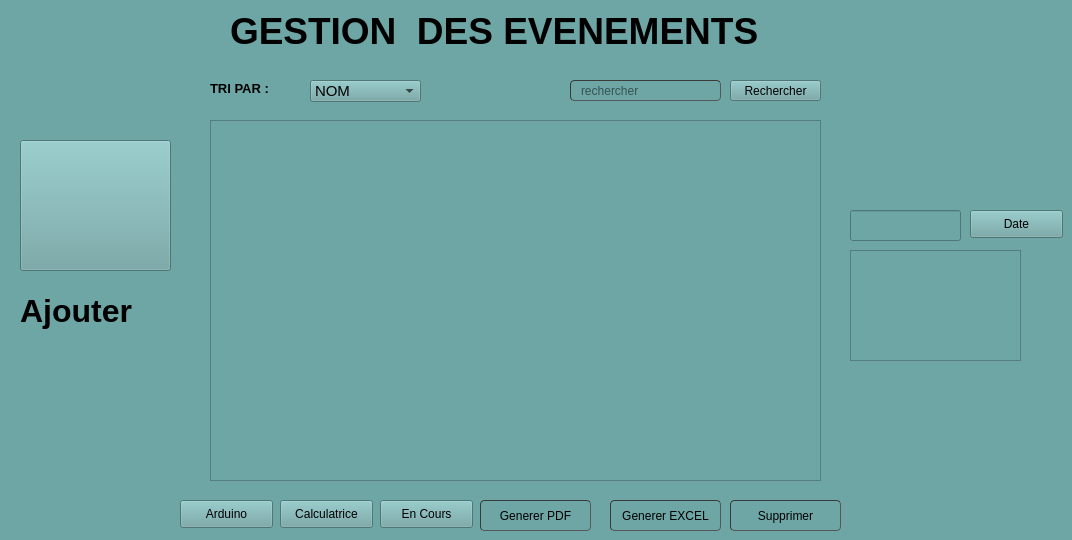
       <widget class="QWidget" name="page_4">
        <property name="styleSheet">
         <string notr="true">background-color: rgb(110, 165, 165)</string>
        </property>
        <widget class="QComboBox" name="comboBox">
         <property name="geometry">
          <rect>
           <x>310</x>
           <y>80</y>
           <width>111</width>
           <height>22</height>
          </rect>
         </property>
         <property name="font">
          <font>
           <pointsize>11</pointsize>
          </font>
         </property>
         <property name="styleSheet">
          <string notr="true">gridline-color: rgb(0, 0, 255);</string>
         </property>
         <item>
          <property name="text">
           <string>NOM</string>
          </property>
         </item>
         <item>
          <property name="text">
           <string>PRIX</string>
          </property>
         </item>
         <item>
          <property name="text">
           <string>DATE</string>
          </property>
         </item>
        </widget>
        <widget class="QLabel" name="label_3">
         <property name="geometry">
          <rect>
           <x>210</x>
           <y>80</y>
           <width>81</width>
           <height>16</height>
          </rect>
         </property>
         <property name="font">
          <font>
           <pointsize>10</pointsize>
           <weight>75</weight>
           <bold>true</bold>
          </font>
         </property>
         <property name="text">
          <string>TRI PAR :</string>
         </property>
        </widget>
        <widget class="QPushButton" name="excel">
         <property name="geometry">
          <rect>
           <x>610</x>
           <y>500</y>
           <width>111</width>
           <height>31</height>
          </rect>
         </property>
         <property name="styleSheet">
          <string notr="true">	border-width: 1px; border-radius: 4px;
	border-color: rgb(58, 58, 58);
	border-style: inset;
	padding: 0 8px;


	selection-color: rgb(60, 63, 65);</string>
         </property>
         <property name="text">
          <string>Generer EXCEL</string>
         </property>
         <property name="icon">
          <iconset>
           <normaloff>:/logo/delete.png</normaloff>:/logo/delete.png</iconset>
         </property>
        </widget>
        <widget class="QPushButton" name="pdf">
         <property name="geometry">
          <rect>
           <x>480</x>
           <y>500</y>
           <width>111</width>
           <height>31</height>
          </rect>
         </property>
         <property name="styleSheet">
          <string notr="true">	border-width: 1px; border-radius: 4px;
	border-color: rgb(58, 58, 58);
	border-style: inset;
	padding: 0 8px;


	selection-color: rgb(60, 63, 65);</string>
         </property>
         <property name="text">
          <string>Generer PDF</string>
         </property>
         <property name="icon">
          <iconset>
           <normaloff>:/logo/delete.png</normaloff>:/logo/delete.png</iconset>
         </property>
        </widget>
        <widget class="QPushButton" name="supprimer">
         <property name="geometry">
          <rect>
           <x>730</x>
           <y>500</y>
           <width>111</width>
           <height>31</height>
          </rect>
         </property>
         <property name="styleSheet">
          <string notr="true">	border-width: 1px; border-radius: 4px;
	border-color: rgb(58, 58, 58);
	border-style: inset;
	padding: 0 8px;


	selection-color: rgb(60, 63, 65);</string>
         </property>
         <property name="text">
          <string>Supprimer</string>
         </property>
         <property name="icon">
          <iconset>
           <normaloff>:/logo/delete.png</normaloff>:/logo/delete.png</iconset>
         </property>
        </widget>
        <widget class="QLineEdit" name="recherche">
         <property name="geometry">
          <rect>
           <x>570</x>
           <y>80</y>
           <width>151</width>
           <height>21</height>
          </rect>
         </property>
         <property name="styleSheet">
          <string notr="true">	border-width: 1px; border-radius: 4px;
	border-color: rgb(58, 58, 58);
	border-style: inset;
	padding: 0 8px;


	selection-background-color: rgb(187, 187, 187);
	
gridline-color: rgb(0, 0, 255);</string>
         </property>
         <property name="placeholderText">
          <string>rechercher</string>
         </property>
        </widget>
        <widget class="QPushButton" name="search">
         <property name="geometry">
          <rect>
           <x>730</x>
           <y>80</y>
           <width>91</width>
           <height>21</height>
          </rect>
         </property>
         <property name="font">
          <font>
           <pointsize>9</pointsize>
          </font>
         </property>
         <property name="text">
          <string>Rechercher</string>
         </property>
         <property name="iconSize">
          <size>
           <width>20</width>
           <height>20</height>
          </size>
         </property>
        </widget>
        <widget class="QLabel" name="label">
         <property name="geometry">
          <rect>
           <x>230</x>
           <y>10</y>
           <width>641</width>
           <height>41</height>
          </rect>
         </property>
         <property name="font">
          <font>
           <family>MS Shell Dlg 2</family>
           <pointsize>28</pointsize>
           <weight>75</weight>
           <bold>true</bold>
          </font>
         </property>
         <property name="text">
          <string>GESTION  DES EVENEMENTS</string>
         </property>
        </widget>
        <widget class="QTableView" name="tableView">
         <property name="geometry">
          <rect>
           <x>210</x>
           <y>120</y>
           <width>611</width>
           <height>361</height>
          </rect>
         </property>
         <property name="styleSheet">
          <string notr="true">gridline-color: rgb(0, 0, 255);

selection-color: rgb(0, 0, 255);</string>
         </property>
        </widget>
        <widget class="QPushButton" name="annuler">
         <property name="enabled">
          <bool>true</bool>
         </property>
         <property name="geometry">
          <rect>
           <x>20</x>
           <y>140</y>
           <width>151</width>
           <height>131</height>
          </rect>
         </property>
         <property name="styleSheet">
          <string notr="true">gridline-color: rgb(0, 0, 255);</string>
         </property>
         <property name="text">
          <string/>
         </property>
         <property name="icon">
          <iconset resource="projet.qrc">
           <normaloff>:/icons/523146.png</normaloff>:/icons/523146.png</iconset>
         </property>
         <property name="iconSize">
          <size>
           <width>150</width>
           <height>150</height>
          </size>
         </property>
         <property name="autoDefault">
          <bool>false</bool>
         </property>
        </widget>
        <widget class="QLabel" name="label_5">
         <property name="geometry">
          <rect>
           <x>20</x>
           <y>280</y>
           <width>161</width>
           <height>61</height>
          </rect>
         </property>
         <property name="font">
          <font>
           <family>MS Shell Dlg 2</family>
           <pointsize>24</pointsize>
           <weight>75</weight>
           <bold>true</bold>
          </font>
         </property>
         <property name="text">
          <string>Ajouter</string>
         </property>
        </widget>
        <widget class="QPushButton" name="encours">
         <property name="geometry">
          <rect>
           <x>380</x>
           <y>500</y>
           <width>93</width>
           <height>28</height>
          </rect>
         </property>
         <property name="text">
          <string>En Cours</string>
         </property>
        </widget>
        <widget class="QPushButton" name="pushButton">
         <property name="geometry">
          <rect>
           <x>280</x>
           <y>500</y>
           <width>93</width>
           <height>28</height>
          </rect>
         </property>
         <property name="text">
          <string>Calculatrice</string>
         </property>
        </widget>
        <widget class="QPushButton" name="arduino">
         <property name="geometry">
          <rect>
           <x>180</x>
           <y>500</y>
           <width>93</width>
           <height>28</height>
          </rect>
         </property>
         <property name="text">
          <string>Arduino</string>
         </property>
        </widget>
        <widget class="QLineEdit" name="nbdate">
         <property name="geometry">
          <rect>
           <x>850</x>
           <y>210</y>
           <width>111</width>
           <height>31</height>
          </rect>
         </property>
        </widget>
        <widget class="QTableView" name="tabdate">
         <property name="geometry">
          <rect>
           <x>850</x>
           <y>250</y>
           <width>171</width>
           <height>111</height>
          </rect>
         </property>
        </widget>
        <widget class="QPushButton" name="pbdate">
         <property name="geometry">
          <rect>
           <x>970</x>
           <y>210</y>
           <width>93</width>
           <height>28</height>
          </rect>
         </property>
         <property name="text">
          <string>Date</string>
         </property>
        </widget>
       </widget>
